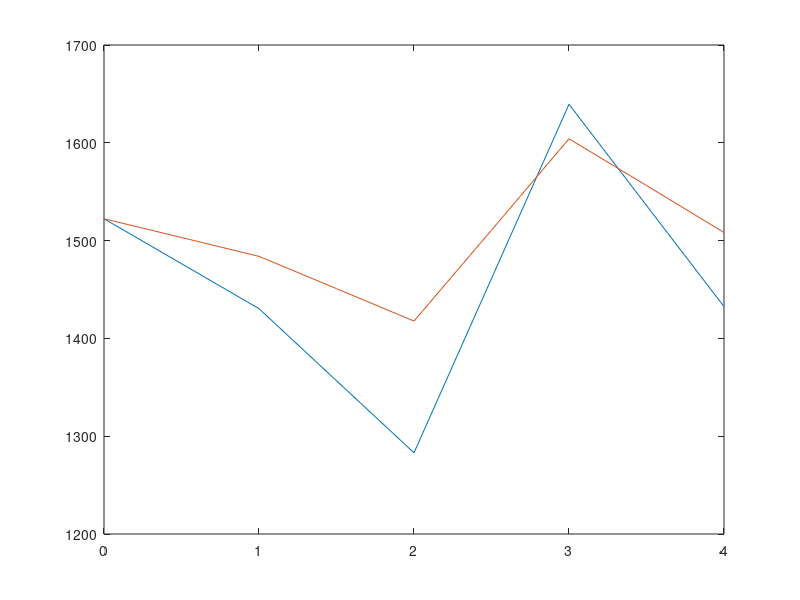

MATLAB code to generate this figure: (Note: this script raises an error after producing the figure.)
D = [220.13, 220.13, 216.80, 216.80, 450.35, 450.35, 127.31, 127.31];
W = [327.26, 327.26, 378.51, 378.51, 106.80, 106.80, 350.61, 350.61];
B(1) = 1522.33;
h = 0.5;
for i = 1:4/h
    B(i+1) = B(i) + (0.01*B(i)+1/2*D(i)-1/2*W(i))*h;
end
bb = 0:0.5:4;

A = [1522.33, 1430.42, 1283.01, 1639.39, 1432.48];
aa = 0:4;

p = plot(aa,A, bb,B);
p(1).Marker = '.';
p(1).MarkerSize = 20;
p(1).LineWidth = 2;
p(2).Marker = '*';
p(2).MarkerSize = 10;
p(2).LineWidth = 2;
xlabel('Time(month)');
ylabel('Blance($)');
legend('per month', 'per half month');